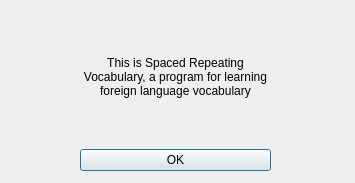
<?xml version="1.0" encoding="UTF-8"?>
<ui version="4.0">
 <class>Dialog</class>
 <widget class="QDialog" name="Dialog">
  <property name="geometry">
   <rect>
    <x>0</x>
    <y>0</y>
    <width>355</width>
    <height>183</height>
   </rect>
  </property>
  <property name="sizePolicy">
   <sizepolicy hsizetype="Fixed" vsizetype="Fixed">
    <horstretch>0</horstretch>
    <verstretch>0</verstretch>
   </sizepolicy>
  </property>
  <property name="windowTitle">
   <string>Dialog</string>
  </property>
  <widget class="QWidget" name="">
   <property name="geometry">
    <rect>
     <x>80</x>
     <y>10</y>
     <width>191</width>
     <height>161</height>
    </rect>
   </property>
   <layout class="QVBoxLayout" name="verticalLayout">
    <item>
     <widget class="QLabel" name="description_label">
      <property name="text">
       <string>This is Spaced Repeating Vocabulary, a program for learning foreign language vocabulary</string>
      </property>
      <property name="alignment">
       <set>Qt::AlignCenter</set>
      </property>
      <property name="wordWrap">
       <bool>true</bool>
      </property>
     </widget>
    </item>
    <item>
     <widget class="QPushButton" name="ok_button">
      <property name="text">
       <string>OK</string>
      </property>
     </widget>
    </item>
   </layout>
  </widget>
 </widget>
 <resources/>
 <connections/>
</ui>
